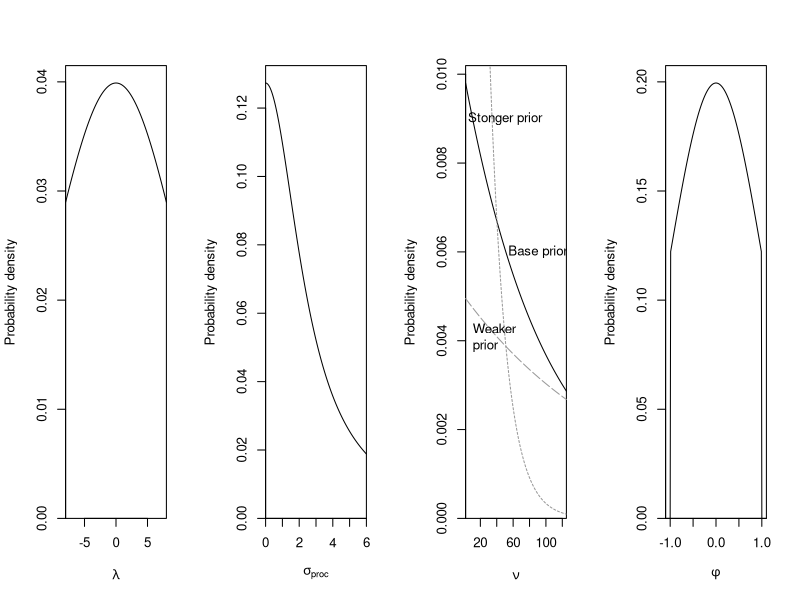

Generate this figure with R:
# Try estimating nu with a weakly informative prior in Stan
# See how the ability to detect heavy tails deteriorates with sample size,
# observation error and the degree of heavy-tailedness.

# Check priors:
plot_prior <- function(x, y, xlab, xlim = NULL, add = FALSE, lty = 1,
  col = "black") {
  if(!add) {
    plot(x, y, type = "l", lty = lty, xlab = xlab, ylab = "Probability density",
      ylim = c(0, max(y)*1.04), yaxs = "i", xaxs = "i", xlim = xlim, col = col)
  } else {
    lines(x, y, lty = lty, col = col)
  }
}

pdf("priors-gomp-base.pdf", width = 10, height = 3.7)
par(mfrow = c(1, 4), cex = 0.8)
x <- seq(-8, 8, length.out = 200)
plot_prior(x, dnorm(x, 0, 10), expression(lambda))
x <- seq(0, 6, length.out = 200)
plot_prior(x, dcauchy(x, 0, 2.5), expression(sigma[proc]))
x <- seq(2, 125, length.out = 200)
plot_prior(x, dexp(x, 0.01), expression(nu), col = "black")
plot_prior(x, dexp(x, 0.005), expression(nu), add = TRUE, lty = "93",
  col = "grey60")
plot_prior(x, dexp(x, 0.05), expression(nu), add = TRUE, lty = "22",
  col = "grey60")
text(90, 6/1000, "Base prior")
text(50, 9/1000, "Stonger prior")
text(1, 4/1000, "Weaker\nprior", pos = 4)
x <- seq(-1.1, 1.1, length.out = 200)
plot_prior(x, dnorm(x, 0, 1) * dunif(x, -1, 1), expression(phi), xlim = c(-1.1, 1.1))
dev.off()

# How much probability mass is below 10 and above 2 in the prior?
# x <- rexp(2e6, rate = 0.01)
#hist(x)
# round(length(x[x<10 & x >2])/length(x), 2)
# round(length(x[x>10])/length(x), 2)
# round(length(x[x<50 & x >2])/length(x), 2)
# round(length(x[x>50])/length(x), 2)

# # Compile Stan model:
# mstan2.obs.nu <-
# "data {
#   int<lower=0> N; // rows of data
#   vector[N] y; // vector to hold observations
#   real<lower=0> sigma_obs; // observation error standard deviation
#   real nu_rate; // rate parameter for nu exponential prior
# }
# parameters {
#   vector[N] t; // state vector of `true` values
#   real a; // intercept (mu)
#   real<lower=2> nu; // student-t degrees of freedom
#   real<lower=0> sigma_proc; // process noise standard deviation
# }
# model {
#   // priors:
#   a ~ normal(0, 5);
#   sigma_proc ~ cauchy(0, 5);
#   nu ~ exponential(nu_rate);
#   t ~ student_t(nu, a, sigma_proc);
#   y ~ normal(t, sigma_obs);
# }
# // generated quantities {
# //   vector[N] log_lik;
# //   real dev; //deviance
# //   dev <- 0.0;
# //   for (i in 1:N) {
# //     log_lik[i] <-
# //       student_t_log(t[i], nu, a, sigma_proc) +
# //       normal_log(o[i], t[i], sigma_obs);
# //     dev <- dev + (-2) * log_lik[i];
# //   }
# //}
# "
# write(mstan2.obs.nu, file = "mstan2.obs.nu.stan")

## #library(rstan)
## #mstan2.obs.nu.c <- stan_model("mstan2.obs.nu.stan")
##
## Nx <- 50
## sigma_proc <- 0.2
## iter <- 1000
## chains <- 4
## warmup <- 500
## nu <- 3
## sigma_obs_vec <- c(0.01, 0.1, 0.2)
## dat <- list()
## dat_obs <- list()
## sm <- list()
## sigma_obs <- 0.2
## for(i in seq_along(sigma_obs_vec)) {
##   set.seed(123)
##   dat[[i]] <- metRology::rt.scaled(Nx, df = nu, mean = 0, sd = sigma_proc)
##   dat_obs[[i]] <- rnorm(Nx, mean = dat[[i]], sd = sigma_obs_vec[i])
##   sm[[i]] <- sampling(mstan2.obs.nu.c,
##     data = list(N = Nx, y = dat_obs[[i]], nu_rate = 0.005,
##       sigma_obs = sigma_obs),
##     pars = c("a", "sigma_proc", "nu"), iter = iter,
##     chains = chains, warmup = warmup)
## }
##
## # NOTE if nu is detectable as very small than it is informative and overpowers the prior; if the data are not informative about nu (because nu is not detectably small) then the prior will show through; in the second case, nu could really be anything over 10 or 20 and without a very large quantity of data, the data will never be informative about that.
##
## pdf("nu-estimation-example.pdf", width = 6.5, height = 5.0)
## par(mfrow = c(3, 2), cex = 0.8)
## par(xpd = FALSE, mar = c(0, 3, 0, 0), oma = c(4, 0, 1.0, 1.0),
##   mgp = c(2, 0.5, 0), tck = -0.05)
## for(i in 1:3) {
##   plot(dat[[i]], col = "grey40", type = "l", xaxt = "n", yaxt = "n", ylab = "")
##   if(i == 3) axis(1)
##   if(i == 2) mtext("Abundance", side = 2, line = 1.0)
##   points(dat_obs[[i]], pch = 21, col = "grey20", bg = "grey60", cex = 0.9)
##   nu.samples <- extract(sm[[i]], pars = "nu")[[1]]
##   if(i == 3) mtext("Time", side = 1, line = 2.3)
##   h <- hist(nu.samples, breaks = seq(2, max(nu.samples)+20,6),
##     xlim = c(2, 150), xlab = "nu hat", xaxt = "n", main = "", col = "white",
##     xaxs = "i", yaxs = "i", plot = FALSE, warn.unused = FALSE)
##   xlim <- c(2, 150)
##   ylim  <- c(0, 1500)
##   plot(1, 1, type = "n", xlim = xlim, yaxs = "i", xaxs = "i",
##     xlab = quote(widehat(nu)), xaxt = "n", ylim = ylim, yaxt = "n", ylab = "")
##   if(i == 3) axis(1, at = c(2, seq(50, 200, 50)))
##   cols <- rev(RColorBrewer::brewer.pal(9, "YlOrRd"))
##   locs <- c(2, seq(10, 100, 3))
##   for(j in 1:9) {
##     rect(locs[j], 0, locs[j+1], max(ylim)*1.2, border = NA,
##       col = paste0(cols[j], "80"))
##   }
##   for(j in 1:100) {
##     rect(h$breaks[j], 0, h$breaks[j+1], h$counts[j], border = "black",
##       col = c("white", rep("white", 99))[j], lwd = 1)
##   }
##
##   # Show median and interquartile range?
##   #segments(quantile(nu.samples, probs = 0.25)[[1]],
##   # max(h$counts) * 0.5, quantile(nu.samples, probs = 0.75)[[1]],
##   # max(h$counts) * 0.5)
##   #points(median(nu.samples), max(h$counts) * 0.5)
##   #points(mean(nu.samples), max(h$counts) * 0.5, pch = 4)
##
##   par(new = TRUE)
##   y <- seq(2, max(xlim), length.out = 300)
##   d <- dexp(y, 0.005)
##   plot(y, d, type = "l", col = "grey60", axes = FALSE, xlim = xlim,
##     xlab = "", ylab ="", lwd = 2, ylim = c(0, max(d)*8), xaxs = "i", lty = 2)
##   par(new = FALSE)
##   mtext(paste0(sprintf("%.2f", round(length(nu.samples[nu.samples < 10]) /
##       length(nu.samples), 2)), " probability nu < 10"), line = -2,
##     col = "grey30", cex = 0.9, adj = 0.6)
##   box()
##   if(i == 1)
##     mtext("Prior", side = 1, line = -2.0, adj = 0.9, col = "grey30", cex = 0.9)
##   if(i == 3) mtext(quote(widehat(nu)), side = 1, line = 2.3)
##   if(i == 2) mtext("Frequency", side = 2, line = 1.0)
## }
## dev.off()
##
## # Checks:
## rstan::traceplot(sm[[1]], inc_warmup = F)
## rstan::traceplot(sm[[2]], inc_warmup = F)
## rstan::traceplot(sm[[3]], inc_warmup = F)
## # check Rhat:
## summary(sm[[1]])$summary["lp__", "Rhat"]
## summary(sm[[2]])$summary["lp__", "Rhat"]
## summary(sm[[3]])$summary["lp__", "Rhat"]
## max(summary(sm[[1]])$summary[, "Rhat"])
##
## summary(sm[[1]])$summary["lp__", "n_eff"]
## min(summary(sm[[1]])$summary[, "n_eff"])
## min(summary(sm[[2]])$summary[, "n_eff"])
## min(summary(sm[[3]])$summary[, "n_eff"])
##
## pairs(sm[[1]])
## pairs(sm[[2]])
## pairs(sm[[3]])
